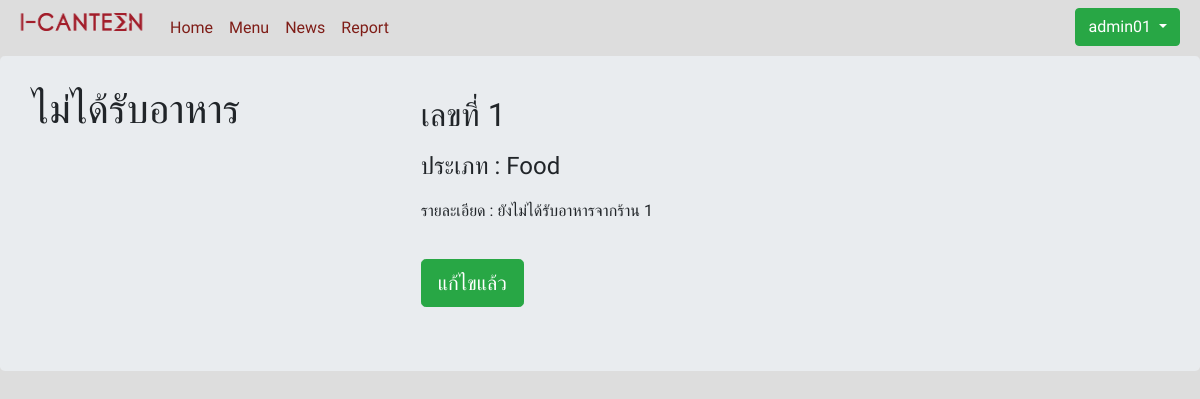
The page /selectreport.php?report_id=1 (signed in) on the database its author committed.
### tables this page shows
CREATE TABLE `report` (
  `report_id` int(11) NOT NULL,
  `user_id` int(11) NOT NULL,
  `report_type` varchar(50) NOT NULL,
  `report_title` varchar(100) NOT NULL,
  `report_detail` varchar(300) NOT NULL,
  `report_timestamp` timestamp NOT NULL DEFAULT current_timestamp(),
  `report_status` varchar(50) NOT NULL
);

### selectreport.php (the view, shortened to what this page needs)
<?php session_start(); error_reporting(~E_NOTICE );
include('Connections/condb.php');
if (!$_SESSION["user_name"]){
	Header("Location: form_login.php");
} else {
	if ($_SESSION["user_role"]!="admin") {
	echo "<script>";
	echo "alert(\"You do not have access to this page\");";
	echo "window.history.back()";
	echo "</script>";
	}
	else if ($_SESSION["user_role"]=="admin") {
        $report_id = mysqli_real_escape_string($conn,$_GET['report_id']);
        $sql = "SELECT * FROM report WHERE report_id='$report_id' " or die("Error:" . mysqli_error());
        $result = mysqli_query($conn, $sql);
        $row = mysqli_fetch_array($result);
?>
<!DOCTYPE html>
<html lang="en">
<head>
    <link href="https://stackpath.bootstrapcdn.com/bootstrap/4.3.1/css/bootstrap.min.css" rel="stylesheet">
    <link href="css.css" rel="stylesheet">
</head>
<body>
<?php include("navbar.php"); ?>
    <div class="jumbotron" style="padding-top: 30px;">
		<?php
		echo "<div class='row'>";
		echo "<div class='col-12 col-md-4'>";
		echo "<h1 class='display-5'>" .$row["report_title"] .  "</h1>";
		echo "</div>";
		echo "<div class='col-12 col-md-8'>";
	  	echo "<h2 style='padding-top: 10px;'>เลขที่ " .$row["report_id"] .  "</h2> ";
		echo "<h4 style='padding-top: 10px;'>ประเภท : " .$row["report_type"]. "</h4> ";
		echo "<p style='padding-top: 10px;'>รายละเอียด : " .$row["report_detail"]. "</p> ";
		echo "<div style='padding-top: 20px;'><a class='btn btn-success btn-lg'  href='fixreport.php?report_id=".$row["report_id"]."' role='button'>แก้ไขแล้ว </a></div>";
		echo "</div></div>";
		?>
	</div>
</body>
</html>
<?php } } ?>

### css.css (style rules this page uses)
body { font-family: 'Mitr', serif; font-size: '20pt'; background-color: #dddddd; }

### rows shown on the page
report: report_title "ไม่ได้รับอาหาร", report_id "1", report_type "Food", report_detail "ยังไม่ได้รับอาหารจากร้าน 1"
